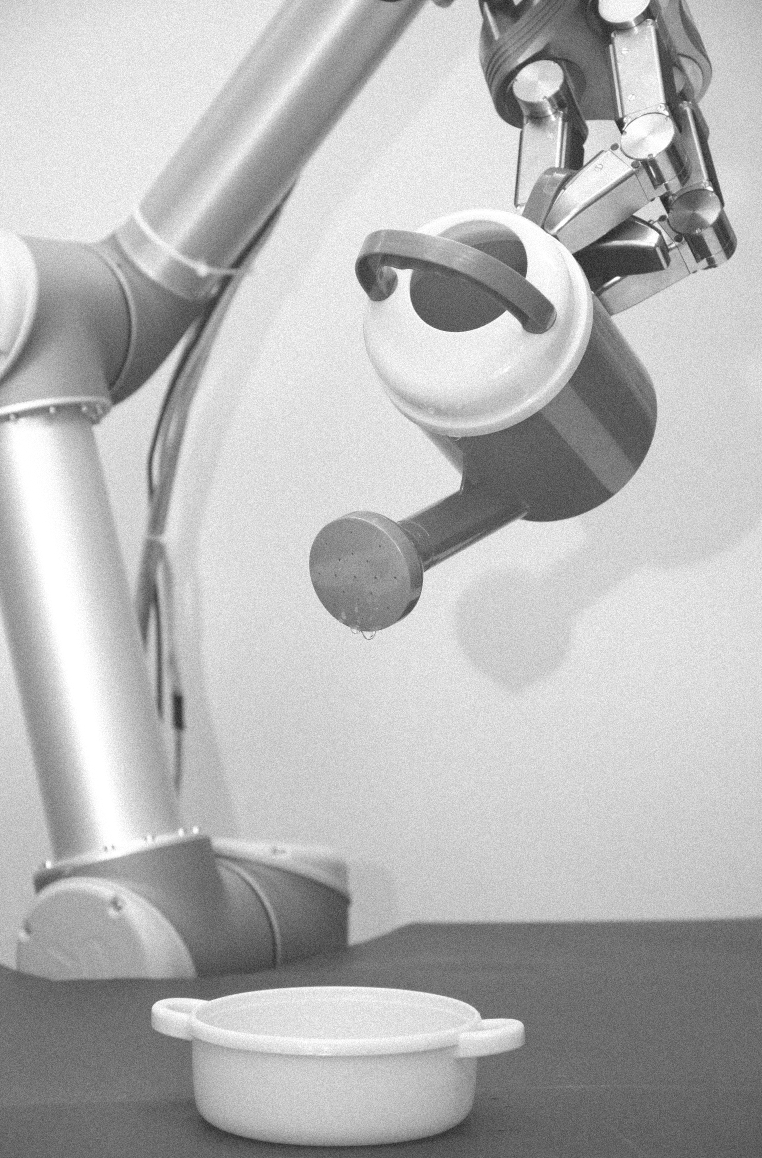
//> input picture Vision/Vision_miniproject/Image3/Images/Image3.png, 1524 x 2316 px (shown at 1/2 size)
$ ./image3   (built with g++ and OpenCV 4)
//> lines starting //> are read from the running program, lines starting //| are printed output that depends on the picture; after the words box and inside, x2 and y2 are one past the last pixel; in counts of white or black regions, pixels touching at a corner belong together
#include <iostream>
#include <opencv2/opencv.hpp>
#include <opencv2/core/core.hpp>
#include <opencv2/highgui/highgui.hpp>
#include <math.h>
void draw_histogram(cv::Mat&, std::string);
void local_noise_reduction(cv::Mat&, cv::Mat,double);
std::pair<double,double> make_statistic(std::vector<double>);

int main()
{
  cv::Mat input_matrix = cv::imread("./Images/Image3.png",CV_LOAD_IMAGE_GRAYSCALE);
//> input_matrix is the input picture: 2316 rows x 1524 cols, CV_8UC1; min 22, max 255, mean 181
  cv::Mat output_matrix = input_matrix;
  cv::Mat noise_box = input_matrix(cv::Rect(1000,1500,300,200));
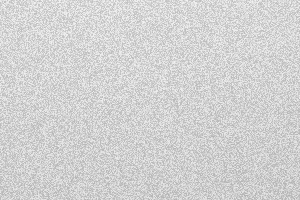
//> noise_box: 200 rows x 300 cols, CV_8UC1; min 176, max 245, mean 210.7
  draw_histogram(noise_box,"./Histograms/Original_Noise_Histogram.png");
//> in draw_histogram, `calcHist( &img, 1, 0, cv::Mat(), hist, 1, &histSize, &histRange, unifo..`: hist = 255 values, max 1266 at index 203, min 0 at index 0, mean 235.3
//> in draw_histogram, `cv::normalize(hist, hist, 0, histImage.rows, cv::NORM_MINMAX, -1, cv::..`: hist = 255 values, max 400 at index 203, min 0 at index 0, mean 74.34
//> after the loop in draw_histogram, `for( int i = 1; i < histSize; i++ )`:
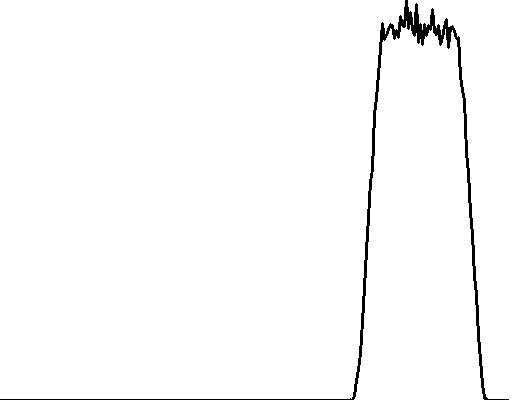
//> histImage: 400 rows x 512 cols, CV_8UC1; 98.2% white; 1 black region, box (x1, y1, x2, y2) and area: (0, 0, 509, 400) 3704

  cv::boxFilter(input_matrix,output_matrix,-1,cv::Size(3,3));
  cv::imwrite("./Images/LinearBlur_image.png",output_matrix);
  noise_box = output_matrix(cv::Rect(1000,1500,300,200));
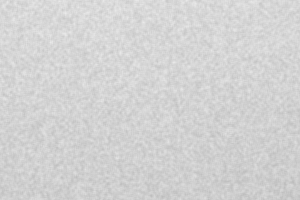
//> noise_box: 200 rows x 300 cols, CV_8UC1; min 189, max 234, mean 210.7
  draw_histogram(noise_box,"./Histograms/LinearBlur_Noise_Histogram.png");
//> in draw_histogram (call 2), `calcHist( &img, 1, 0, cv::Mat(), hist, 1, &histSize, &histRange, unifo..`: hist = 255 values, max 3869 at index 210, min 0 at index 0, mean 235.3
//> in draw_histogram (call 2), `cv::normalize(hist, hist, 0, histImage.rows, cv::NORM_MINMAX, -1, cv::..`: hist = 255 values, max 400 at index 210, min 0 at index 0, mean 24.33
//> after the loop in draw_histogram (call 2), `for( int i = 1; i < histSize; i++ )`:
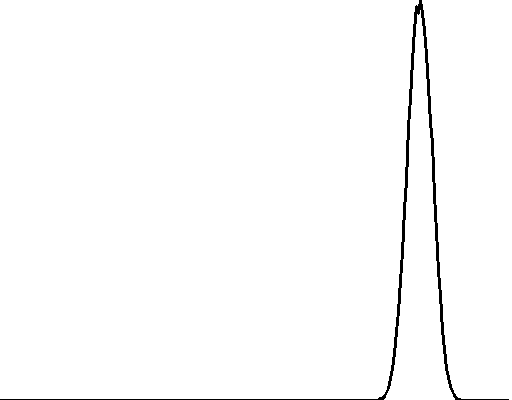
//> histImage: 400 rows x 512 cols, CV_8UC1; 98.6% white; 1 black region, box (x1, y1, x2, y2) and area: (0, 0, 509, 400) 2832

  cv::GaussianBlur(input_matrix,output_matrix,cv::Size(3,3),6.2);
  cv::imwrite("./Images/GaussianBlur_image.png",output_matrix);
  noise_box = output_matrix(cv::Rect(1000,1500,300,200));
  draw_histogram(noise_box,"./Histograms/GaussianBlur_Noise_Histogram.png");
//> in draw_histogram (call 3), `calcHist( &img, 1, 0, cv::Mat(), hist, 1, &histSize, &histRange, unifo..`: hist = 255 values, max 4621 at index 209, min 0 at index 0, mean 235.3
//> in draw_histogram (call 3), `cv::normalize(hist, hist, 0, histImage.rows, cv::NORM_MINMAX, -1, cv::..`: hist = 255 values, max 400 at index 209, min 0 at index 0, mean 20.37
//> after the loop in draw_histogram (call 3), `for( int i = 1; i < histSize; i++ )`:
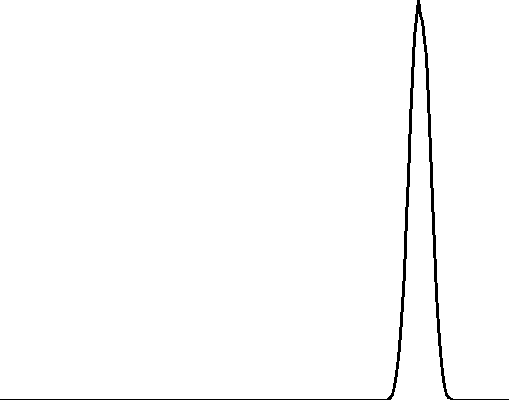
//> histImage: 400 rows x 512 cols, CV_8UC1; 98.6% white; 1 black region, box (x1, y1, x2, y2) and area: (0, 0, 509, 400) 2818

  cv::medianBlur(input_matrix,output_matrix,9);
  noise_box = output_matrix(cv::Rect(1000,1500,300,200));
  draw_histogram(noise_box,"./Histograms/MedianBlur_Noise_Histogram.png");
//> in draw_histogram (call 4), `calcHist( &img, 1, 0, cv::Mat(), hist, 1, &histSize, &histRange, unifo..`: hist = 255 values, max 5414 at index 207, min 0 at index 0, mean 235.3
//> in draw_histogram (call 4), `cv::normalize(hist, hist, 0, histImage.rows, cv::NORM_MINMAX, -1, cv::..`: hist = 255 values, max 400 at index 207, min 0 at index 0, mean 17.38
//> after the loop in draw_histogram (call 4), `for( int i = 1; i < histSize; i++ )`:
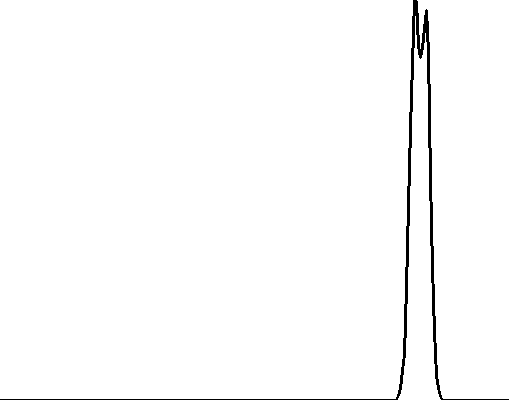
//> histImage: 400 rows x 512 cols, CV_8UC1; 98.5% white; 1 black region, box (x1, y1, x2, y2) and area: (0, 0, 509, 400) 3081
  cv::imwrite("./Images/MedianBlur_image.png",output_matrix);

  cv::boxFilter(input_matrix,output_matrix,-1,cv::Size(3,3));
//> input_matrix: 2316 rows x 1524 cols, CV_8UC1; min 47, max 255, mean 181
  cv::GaussianBlur(output_matrix,output_matrix,cv::Size(3,3),6.2);
//> output_matrix: 2316 rows x 1524 cols, CV_8UC1; min 47, max 255, mean 181
  cv::medianBlur(output_matrix,output_matrix,9);
  noise_box = output_matrix(cv::Rect(1000,1500,300,200));
  draw_histogram(noise_box,"./Histograms/Combined_Noise_Histogram.png");
//> in draw_histogram (call 5), `calcHist( &img, 1, 0, cv::Mat(), hist, 1, &histSize, &histRange, unifo..`: hist = 255 values, max 6005 at index 207, min 0 at index 0, mean 235.3
//> in draw_histogram (call 5), `cv::normalize(hist, hist, 0, histImage.rows, cv::NORM_MINMAX, -1, cv::..`: hist = 255 values, max 400 at index 207, min 0 at index 0, mean 15.67
//> after the loop in draw_histogram (call 5), `for( int i = 1; i < histSize; i++ )`:
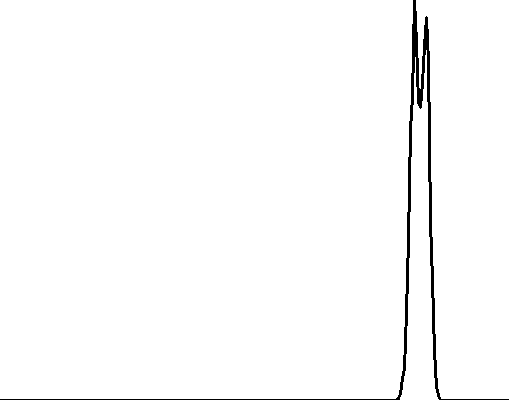
//> histImage: 400 rows x 512 cols, CV_8UC1; 98.4% white; 1 black region, box (x1, y1, x2, y2) and area: (0, 0, 509, 400) 3284
  cv::imwrite("./Images/Combined_image.png",output_matrix);

  return 0;
}

void draw_histogram(cv::Mat &img, std::string image_name="../ImagesForStudents/out_hist.png"){

  int histSize = 255;
  float range[] = {0,256};
  const float* histRange = {range};
  bool uniform = true; bool accumulate = false;
  cv::Mat hist = cv::Mat::zeros(512,400,CV_8UC1);
  calcHist( &img, 1, 0, cv::Mat(), hist, 1, &histSize, &histRange, uniform, accumulate );

  int hist_w = 512; int hist_h = 400;
  int bin_w = cvRound( (double) hist_w/histSize );

  cv::Mat histImage( hist_h, hist_w, CV_8UC1,cv::Scalar(255));

  cv::normalize(hist, hist, 0, histImage.rows, cv::NORM_MINMAX, -1, cv::Mat() );

  /// Draw for each channel
  for( int i = 1; i < histSize; i++ )
  {
	line( histImage, cv::Point( bin_w*(i-1), hist_h - cvRound(hist.at<float>(i-1)) ) ,
		  cv::Point( bin_w*(i), hist_h - cvRound(hist.at<float>(i)) ),
		  cv::Scalar( 0, 0, 0), 2, 8, 0  );
  }

  cv::imwrite(image_name,histImage);

}
